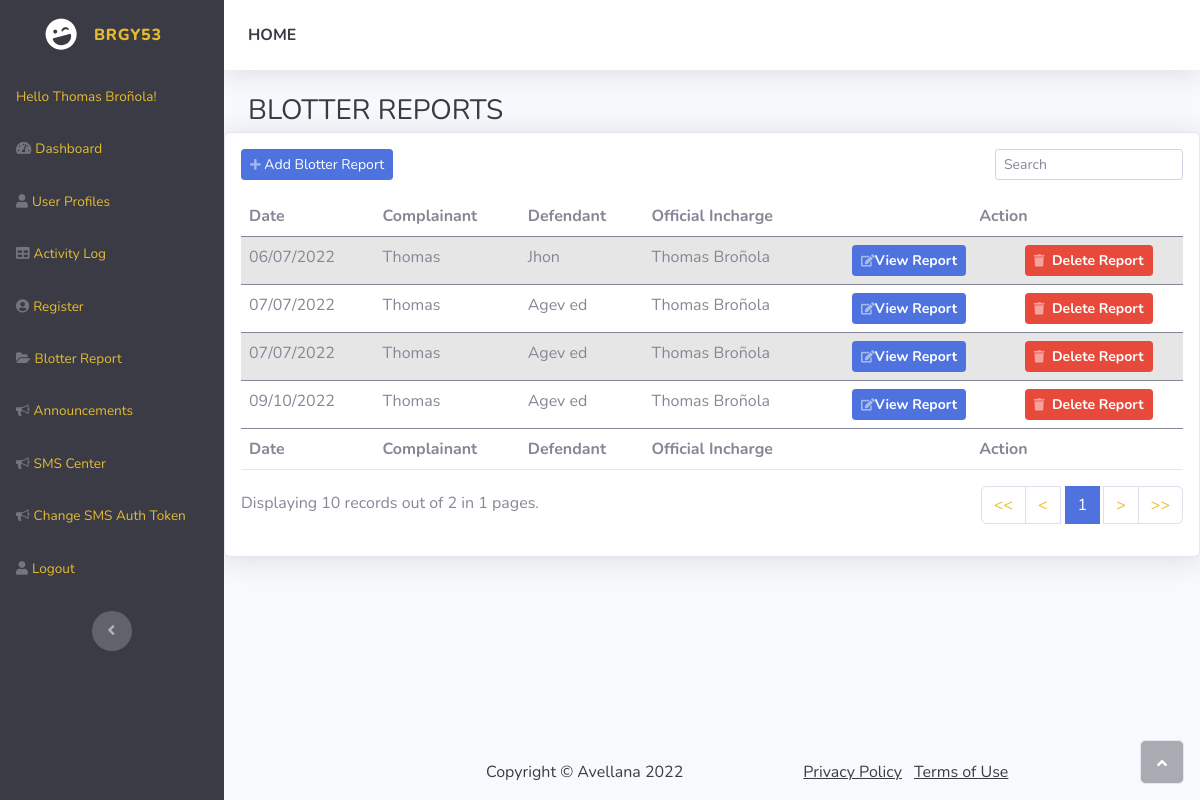
Screenshot of /layouts/blotter.php (signed in) with the database file from the repository.
### tables this page shows
CREATE TABLE `blotter` (
  `id` int(11) NOT NULL,
  `reported_date` varchar(128) NOT NULL,
  `complainant` varchar(128) NOT NULL,
  `defendant` varchar(128) NOT NULL,
  `report` mediumtext NOT NULL,
  `official_incharge` varchar(128) NOT NULL
);

### layouts/blotter.php (the view, shortened to what this page needs)
<!DOCTYPE html>
<html>
<head>
    <link rel="stylesheet" href="../adminAssets/bootstrap/css/bootstrap.min.css">
    <link rel="stylesheet" href="../adminAssets/fonts/fontawesome-all.min.css">
    <link rel="stylesheet" href="../adminAssets/fonts/font-awesome.min.css">
    <link rel="stylesheet" href="../adminAssets/fonts/fontawesome5-overrides.min.css">
    <link rel="stylesheet" href="../assets/css/mstyles.css">
</head>
<body>
    <?php
        include_once '../HF/adminNavigations.php';
        if(isset($_GET['page'])){
            $page = $_GET['page'];
        }
        else{
            $page = 1;
        }
        $num_per_page = 10;
        $start_from = ($page-1)*10;
        $sql = "SELECT * FROM `blotter` LIMIT $start_from,$num_per_page";
        $stmt = $conn->query($sql);
    ?>
                <div class="container-fluid">
                    <h3 class="text-dark mb-1">BLOTTER REPORTS</h3>
                </div>
                <div class="card shadow">
                    <div class="card-body">
                        <div class="row">
                            <div class="col-md-6 text-nowrap">
                                    <a class="btn btn-primary btn-sm d-none d-sm-inline-block" role="button" href="#modal-blotter" data-bs-toggle="modal"><i class="fas fa-plus fa-sm text-white-50"></i>  Add Blotter Report</a>
                            </div>
                            <div class="col-md-6">
                                <div class="text-md-end dataTables_filter" id="dataTable_filter"><label class="form-label">
                                    <input type="search" autofocus id="blotter-search" class="form-control form-control-sm" aria-controls="dataTable" placeholder="Search"></label>
                                </div>
                            </div>
                        </div>
                        <div class="table-responsive table mt-2" id="dataTable-1" role="grid" aria-describedby="dataTable_info">
                            <table class="table my-0 table-striped" id="dataTable">
                                <thead>
                                    <tr>
                                        <th>Date</th>
                                        <th>Complainant</th>
                                        <th>Defendant</th>
                                        <th>Official Incharge</th>
                                        <th colspan="2" class="text-center" >Action</th>
                                    </tr>
                                </thead>
                                <tbody style="border-bottom: 3px;">
                                    <?php
                                            while ($row = $stmt->fetch_assoc()): ?>
                                                <tr>
                                                    <td><?php echo $row['reported_date']; ?></td>
                                                    <td><?php echo $row['complainant']; ?></td>
                                                    <td><?php echo $row['defendant']; ?></td>
                                                    <td><?php echo $row['official_incharge']; ?></td>
                                                    <td class="text-center">
                                                        <a class="fw-bold btn btn-primary btn-sm d-none d-sm-inline-block" role="button" data-bs-toggle="modal" href="#modal-edit-blotter<?php echo $row['id'];?>"><i class="fw-bold far fa-edit fa-sm text-white-50"></i>View Report</a>
                                                            </div>
                                                    </td>
                                                    <td class="text-center">
                                                        <a class="fw-bold btn btn-danger btn-sm d-none d-sm-inline-block" role="button" data-bs-toggle="modal" href="#del-report-modal-message<?php echo $row['id'];?>"><i class="fas fa-trash fa-sm text-white-50"></i>  Delete Report</a>
                                                    </td>
                                                </tr>
                                            <?php endwhile; ?>
                                <tfoot>
                                    <tr>
                                        <td><strong>Date</strong></td>
                                        <td><strong>Complainant</strong></td>
                                        <td><strong>Defendant</strong></td>
                                        <td><strong>Official Incharge</strong></td>
                                        <td colspan="2" class="text-center"><strong>Action</strong></td>
                                    </tr>
                                </tfoot>
                        <div class="row">
                                <div class="col-md-6" style="margin-top:5px;">
                                    <?php
                                        $pr_query = "SELECT * FROM `users`";
                                        $pr_result = mysqli_query($conn, $pr_query);
                                        $total_record = mysqli_num_rows($pr_result);
                                        $total_page = ceil($total_record/$num_per_page);
                                        echo "Displaying 10 records out of ".$total_record.' in '.$total_page.' pages.';
                                    ?>
                                </div>
                                <div class="col-md-6">
                                    <nav class="d-lg-flex justify-content-lg-end dataTables_paginate paging_simple_numbers">
                                        <ul class="pagination">
                                            <?php
                                            if  ($page == 1){
                                                $prev = 1;
                                            }
                                            else{
                                                $prev = $page -1;
                                            }
                                            if ($total_page == 1){
                                                $next = 1;
                                            }
                                            else{
                                                $next = $page + 1;
                                            }
                                            $start = 1;
                                            $i = $page;
                                            echo "
                                            <li class='page-item'><a class='page-link' href='blotter.php?page=".$start."' aria-label='First'><span aria-hidden='true'><<</span></a></li>
                                            <li class='page-item'><a class='page-link' href='blotter.php?page=".$prev."' aria-label='Previous'><span aria-hidden='true'><</span></a></li>
                                            ";
                                                if($total_page==1){
                                                    echo "<li class='page-item active'><a class='page-link' style='margin-left:4px; margin-right:4px;' href='blotter.php?page=".$start."'>$i</a></li>";
                                                }
                                            echo "
                                            <li class='page-item'><a class='page-link' href='blotter.php?page=".$next."' aria-label='Next'><span aria-hidden='true'>></span></a></li>
                                            <li class='page-item'><a class='page-link' href='blotter.php?page=".$total_page."' aria-label='Last'><span aria-hidden='true'>>></span></a></li>
                                            ";
                                            ?>
                                        </ul>
                                    </nav>
                                </div>
                    </div>
        </div><a class="border rounded d-inline scroll-to-top" href="#page-top"><i class="fas fa-angle-up"></i></a>
        <?php
            include_once '../HF/footer.php';
        ?>
</body>
</html>

### assets/css/mstyles.css (style rules this page uses)
span { color: #e5bc31; }

### rows the page displays
blotter: reported_date "06/07/2022", complainant "Thomas", defendant "Jhon", official_incharge "Thomas Broñola"
blotter: reported_date "07/07/2022", complainant "Thomas", defendant "Agev ed", official_incharge "Thomas Broñola"
blotter: reported_date "07/07/2022", complainant "Thomas", defendant "Agev ed", official_incharge "Thomas Broñola"
blotter: reported_date "09/10/2022", complainant "Thomas", defendant "Agev ed", official_incharge "Thomas Broñola"

### other values shown
$_SESSION["full_name"] "Thomas Broñola"
$total_record "2"
$total_page "1"
$i "1"
